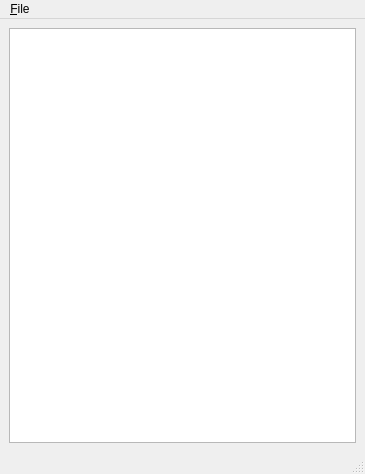
<?xml version="1.0" encoding="UTF-8"?>
<ui version="4.0">
 <class>CommLog</class>
 <widget class="QMainWindow" name="CommLog">
  <property name="geometry">
   <rect>
    <x>0</x>
    <y>0</y>
    <width>365</width>
    <height>474</height>
   </rect>
  </property>
  <property name="windowTitle">
   <string>MainWindow</string>
  </property>
  <widget class="QWidget" name="centralwidget">
   <layout class="QGridLayout" name="gridLayout">
    <item row="0" column="0">
     <widget class="QTextEdit" name="Transcript"/>
    </item>
   </layout>
  </widget>
  <widget class="QMenuBar" name="menubar">
   <property name="geometry">
    <rect>
     <x>0</x>
     <y>0</y>
     <width>365</width>
     <height>25</height>
    </rect>
   </property>
   <widget class="QMenu" name="menu_File">
    <property name="title">
     <string>&amp;File</string>
    </property>
    <addaction name="actionC_lear"/>
    <addaction name="action_Close"/>
   </widget>
   <addaction name="menu_File"/>
  </widget>
  <widget class="QStatusBar" name="statusbar"/>
  <action name="action_Close">
   <property name="text">
    <string>&amp;Close</string>
   </property>
  </action>
  <action name="actionC_lear">
   <property name="text">
    <string>C&amp;lear</string>
   </property>
  </action>
 </widget>
 <resources/>
 <connections/>
</ui>
